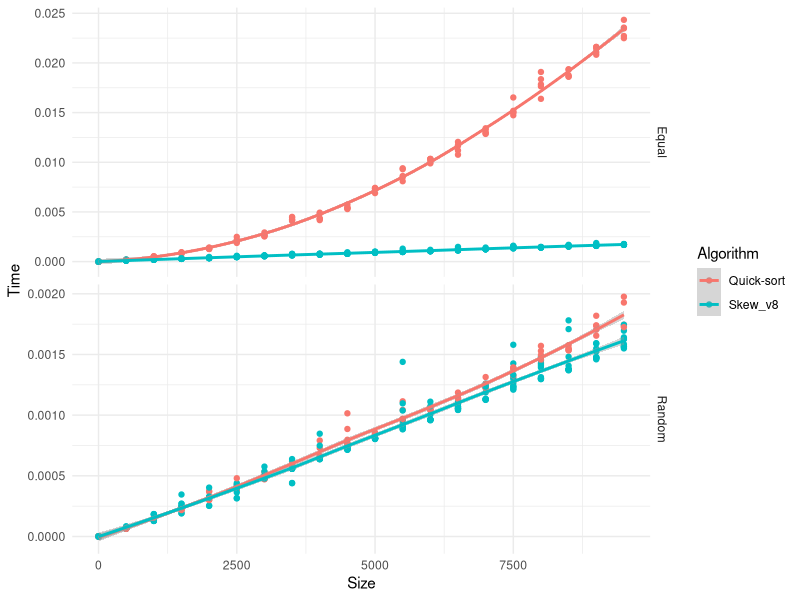

Recreate this plot in R.
#library(tidyverse)
library(readr)
library(ggplot2)


performance6 <- read_table2("suffix_array_construction_v6.txt",
                            col_names = c("Algorithm", "String", "Size", "Time"))
performance7 <- read_table2("suffix_array_construction_v7.txt",
                            col_names = c("Algorithm", "String", "Size", "Time"))
performance8 <- read_table2("suffix_array_construction_v8.txt",
                            col_names = c("Algorithm", "String", "Size", "Time"))


performance <- performance8 #rbind(performance6, performance7, performance8)

ggplot(performance,
       aes(x = Size, y = Time, color = Algorithm)) +
    facet_grid(String ~ ., scales = "free_y") +
    geom_point() +
    geom_smooth(method = "loess") +
    theme_minimal()
